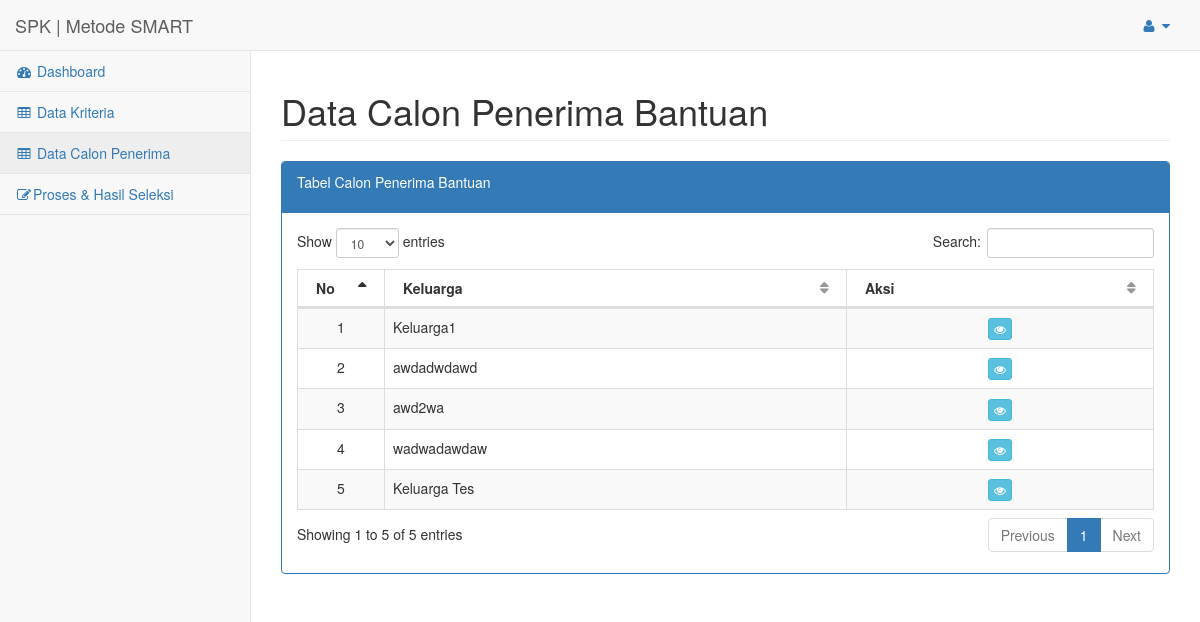
/index.php?url=data_calon (signed in), run on the app's committed database.
### tables this page shows
CREATE TABLE `calon` (
  `id` int(11) NOT NULL AUTO_INCREMENT,
  `keluarga` varchar(255) NOT NULL,
  `nama` varchar(255) NOT NULL,
  `submit_by` int(11) DEFAULT 1,
  PRIMARY KEY (`id`),
  KEY `submit_by` (`submit_by`),
  CONSTRAINT `calon_ibfk_1` FOREIGN KEY (`submit_by`) REFERENCES `pengguna` (`id`) ON DELETE SET NULL ON UPDATE CASCADE
);

### config/routes.php (called while the page is built, shortened)
<?php
$include = [];
if(isset($_GET['url'])){
	switch ($_GET['url']) {
		case 'data_calon':
			$include[] = 'halaman/calon/index.php';
			break;
	}
}else{
	$include[] = 'halaman/dashboard.php';
}
?>

### config/calon/load_data.php (called while the page is built)
<?php
include 'config/koneksi.php';
$hasil = mysqli_query($koneksi, "SELECT * FROM CALON");
while ($data = mysqli_fetch_assoc($hasil)) {
	$datas[] = $data;
}

### halaman/calon/index.php (the view, shortened to what this page needs)
<div id="page-wrapper">
    <div class="row">
        <div class="col-lg-12">
            <h1 class="page-header">Data Calon Penerima Bantuan</h1>
        </div>
    </div>
    <div class="row">
        <div class="col-lg-12">
            <div class="panel panel-primary">
                <div class="panel-heading" style="padding-bottom: 20px">
                    <div>
                        Tabel Calon Penerima Bantuan
                    </div>
                </div>
                <div class="panel-body">
                    <div class="dataTable_wrapper">
                        <table width="100%" class="table table-striped table-bordered table-hover" id="dataTables-example">
                            <thead>
                                <tr>
                                    <th width="50">No</th>
                                    <th>Keluarga</th>
                                    <th>Aksi</th>
                                </tr>
                            </thead>
                            <tbody>
                            <?php $x=1; ?>
                            <?php if(isset($datas)): ?>
                                <?php foreach($datas as $data): ?>
                                <tr>
                                    <td align="center"><?php echo $x++; ?></td>
                                    <td><?php echo $data['keluarga']; ?></td>
                                    <td align="center">
                                        <a href="index.php?url=data_calon_lihat&id=<?php echo $data['id'] ?>" class="btn btn-xs btn-info" title="Lihat">
                                            <i class="fa fa-eye"></i>
                                        </a>
                                    </td>
                                </tr>
                            <?php endforeach; ?>
                            <?php endif; ?>
                            </tbody>
                        </table>
                    </div>
                </div>
            </div>
        </div>
    </div>
</div>

### index.php (shortened to what this page needs)
<?php
include 'config/routes.php';
 include 'halaman/header.php';
foreach ($req as $key => $value) {
	require_once $value;
}
foreach ($include as $key => $value) {
	require_once $value;
}
include 'halaman/footer.php';
?>

### data on the page
calon: keluarga "Keluarga1"
calon: keluarga "awdadwdawd"
calon: keluarga "awd2wa"
calon: keluarga "wadwadawdaw"
calon: keluarga "Keluarga Tes"
